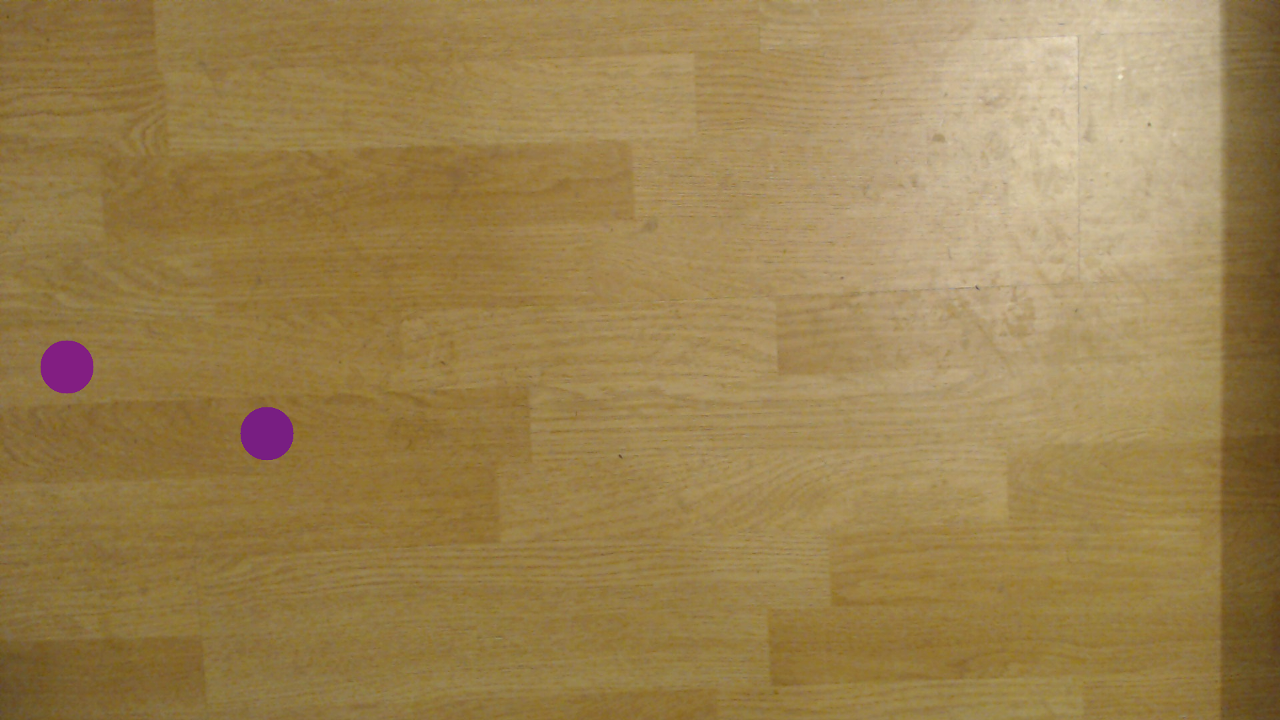
#> input picture lab05/sample01.tiff, 1280 x 720 px
$ python task1.py
#> lines starting #> are read from the running program, lines starting #| are printed output that depends on the picture
#!/usr/bin/env python3
# -*- coding: utf-8 -*-

import cv2
import numpy as np
detector = cv2.SimpleBlobDetector_create()


#Working with image files stored in the same folder as .py file
#Load the image from the given location
nimi = "sample01.tiff"
img = cv2.imread(nimi)
#> img is the input picture: shape (720, 1280, 3); mean B, G, R 79.9, 129.6, 155.4


#Load the image from the given location in greyscale
img_greyscale = cv2.imread(nimi, 0)
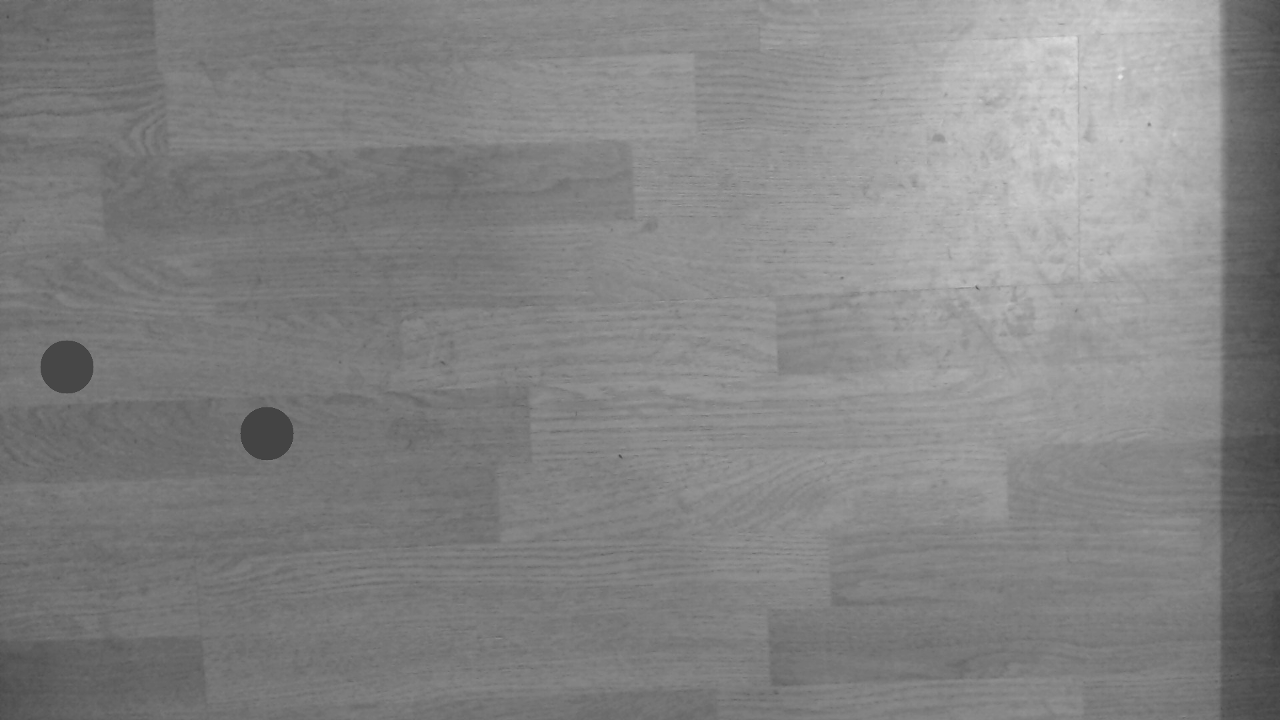
#> img_greyscale: shape (720, 1280); min 61, max 232, mean 131.6

trackbar_value = 1


#Thresholding the image (Refer to opencv.org for more details)
def updateValue(new_value):
    global trackbar_value
    trackbar_value = new_value
    return
blobparams = cv2.SimpleBlobDetector_Params()
blobparams.filterByArea = False
blobparams.filterByCircularity = False
blobparams.minDistBetweenBlobs = 200
blobparams.filterByInertia = False
blobparams.filterByConvexity = False


# määrab ära pallida thresholdi
#kuvab pilti
cv2.namedWindow('Threshold')
cv2.namedWindow('Originaal')


cv2.createTrackbar("Example trackbar", "Threshold", trackbar_value, 100, updateValue)
while True:
    ret, thresh = cv2.threshold(img_greyscale, trackbar_value, 255, cv2.THRESH_BINARY)
#> thresh: shape (720, 1280); every value is 255
#> ret = 1
    keypoints = detector.detect(thresh)
#> keypoints = ()
    obama = cv2.drawKeypoints(img, keypoints, np.array([]), (0,0,255), cv2.DRAW_MATCHES_FLAGS_DRAW_RICH_KEYPOINTS)
    for i in range(len(keypoints)):
        nimi1 = "X = " + str(keypoints[i].pt[0]) + " Y= " + str(keypoints[i].pt[1])
        cv2.putText(obama, nimi1, (int(keypoints[i].pt[0]),int(keypoints[i].pt[1])), cv2.FONT_HERSHEY_SIMPLEX, 2, (0, 255, 0), 2)
#> this loop made 0 passes
    cv2.imshow("Originaal", obama)
    cv2.imshow('Threshold', thresh)

    if cv2.waitKey(1) & 0xFF == ord('q'):

#> (key q is pressed here)
        break

#Display the images


cv2.waitKey(0)
cv2.destroyAllWindows()

$ run again, with lab05/sample02.tiff copied over lab05/sample01.tiff
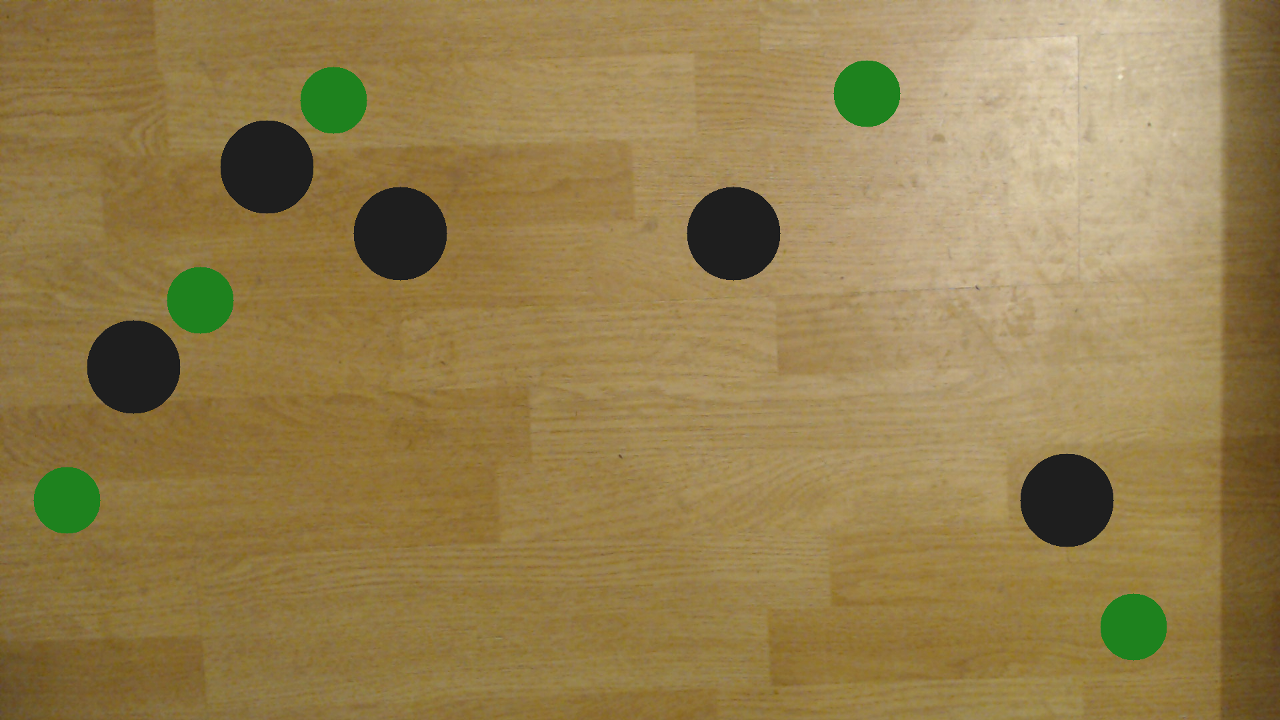
#> input picture lab05/sample02.tiff, 1280 x 720 px
#> img is the input picture: shape (720, 1280, 3); mean B, G, R 77.2, 126.5, 148.6
#> `img_greyscale = cv2.imread(nimi, 0)`:
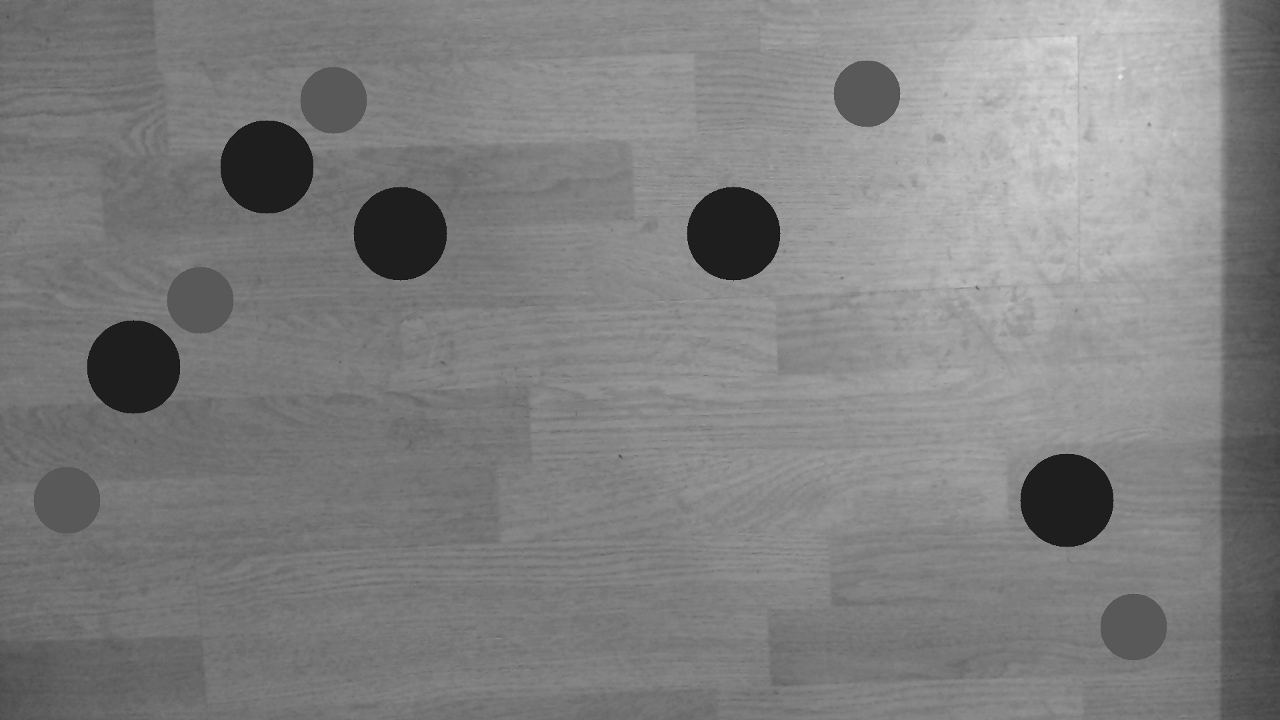
#> img_greyscale: shape (720, 1280); min 14, max 232, mean 127.5
#> thresh: shape (720, 1280); every value is 255
#> ret = 1
#> keypoints = ()
